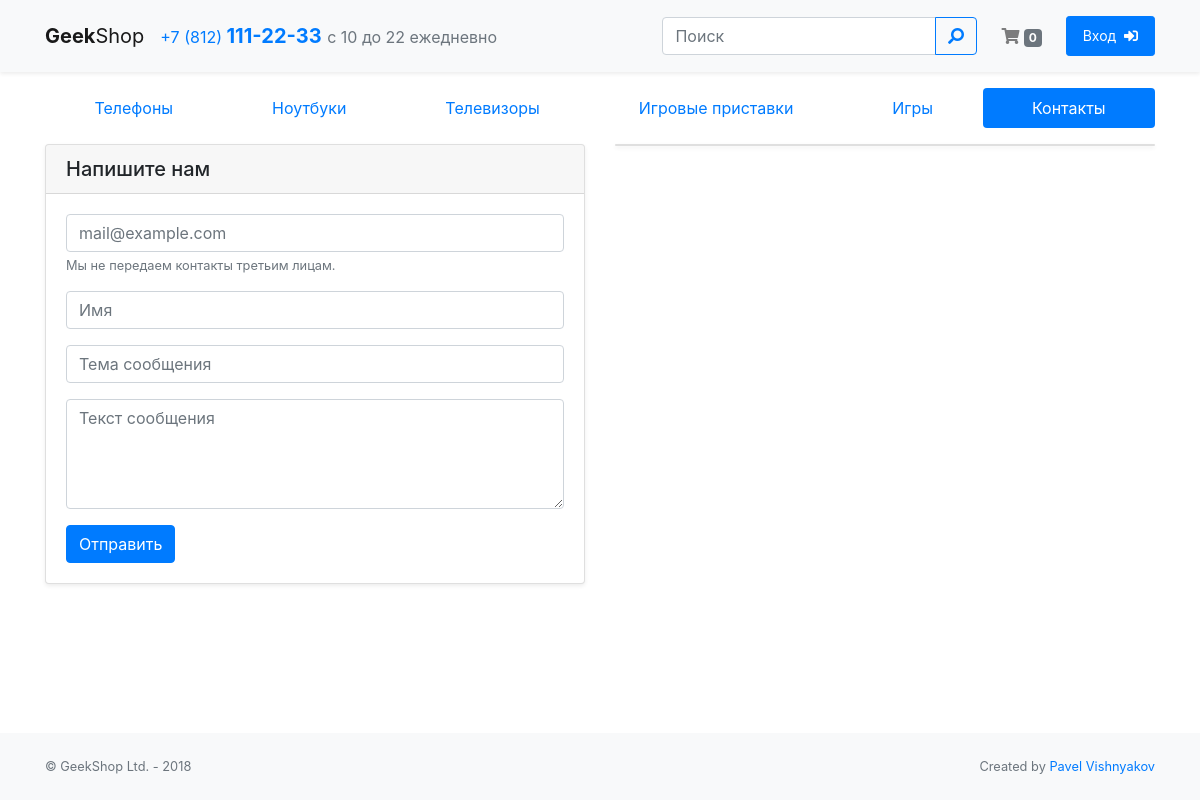
/contacts/, run on the app's committed database.
### mainapp/models.py (models this page shows, shortened)
class Category(models.Model):
    name = models.CharField(verbose_name='Имя', max_length=64, unique=True)
    url_path = models.CharField(verbose_name='Имя категории в ссылке (eng)', max_length=48)
    desc = models.TextField(verbose_name='Описание', blank=True)
    is_active = models.BooleanField(verbose_name='активна', default=True)

### mainapp/views.py (the view)
# urls.py: path('contacts/', mainapp.contacts_view, name='contacts'),
def contacts_view(request):
    context = {
        'title': 'контакты',
        'links_menu': make_menu(),
        'shopping_cart': shopping_cart(request.user)
    }
    return render(request, 'mainapp/contacts.html', context)

### mainapp/views.py (called while the page is built)
def make_menu():
    links = []
    category = Category.objects.filter(is_active=True)
    for cat in category:
        links.append({
            'href': 'products:category',
            'cat_url': cat.url_path,
            'name': cat.name,
            'cat_id': cat.id
        })
    links.append({
        'href':'contacts',
        'name':'контакты'
    })
    return links

def shopping_cart(user=None):
    cart = []
    if user.is_authenticated:
        cart = ShoppingCart.objects.filter(user=user, quantity__gt=0)
    return cart

### mainapp/templates/mainapp/contacts.html (shortened to what this page needs)
{% extends 'base.html' %}
{% block main %}
    <div class="row">
        <div class="col-12 col-lg-6 mb-3">
            <div class="card shadow-sm">
                <h5 class="card-header">Напишите нам</h5>
                <div class="card-body">
                    <form>
                        <div class="form-group">
                            <input type="email" class="form-control" id="InputEmail1" aria-describedby="emailHelp" placeholder="mail@example.com" required>
                            <small id="emailHelp" class="form-text text-muted">Мы не передаем контакты третьим лицам.</small>
                        </div>
                        <div class="form-group">
                            <input type="text" class="form-control" id="Name" placeholder="Имя">
                        </div>
                        <div class="form-group">
                            <input type="text" class="form-control" id="MessageTheme" placeholder="Тема сообщения" required>
                        </div>
                        <div class="form-group">
                            <textarea class="form-control" id="FormControlTextarea1" rows="4" placeholder="Текст сообщения"></textarea>
                        </div>
                        <button type="submit" class="btn btn-primary">Отправить</button>
                    </form>
                </div>
            </div>
        </div>
        <div class="col-12 col-lg-6 mb-3">
            <div class="card shadow-sm">
            </div>
        </div>
    </div>
{% endblock %}

### templates/inc_nav_menu.html
<nav class="nav nav-pills nav-fill mt-3 container">
    {% for link in links_menu %}
        <a class="nav-item nav-link
            {% if request.resolver_match.url_name == link.href %}
                active
            {% elif request.resolver_match.kwargs.cat_url and request.resolver_match.kwargs.cat_url == link.cat_url %}
                active
            {% endif %}"
            href="{% if link.cat_url %}
                        {% url link.href link.cat_url %}
                    {% else %}
                        {% url link.href %}
                    {% endif %}">
            {{ link.name|capfirst }}
        </a>
    {% endfor %}
</nav>

### static/css/style.css (style rules this page uses)
body, #wrapper { min-height: 100vh; }
.nav { padding-left: 15px; }

### data on the page
Category: name "Телефоны"
Category: name "Ноутбуки"
Category: name "Телевизоры"
Category: name "Игровые приставки"
Category: name "Игры"

### other printed values
{{ link.name|capfirst }} "Контакты"
